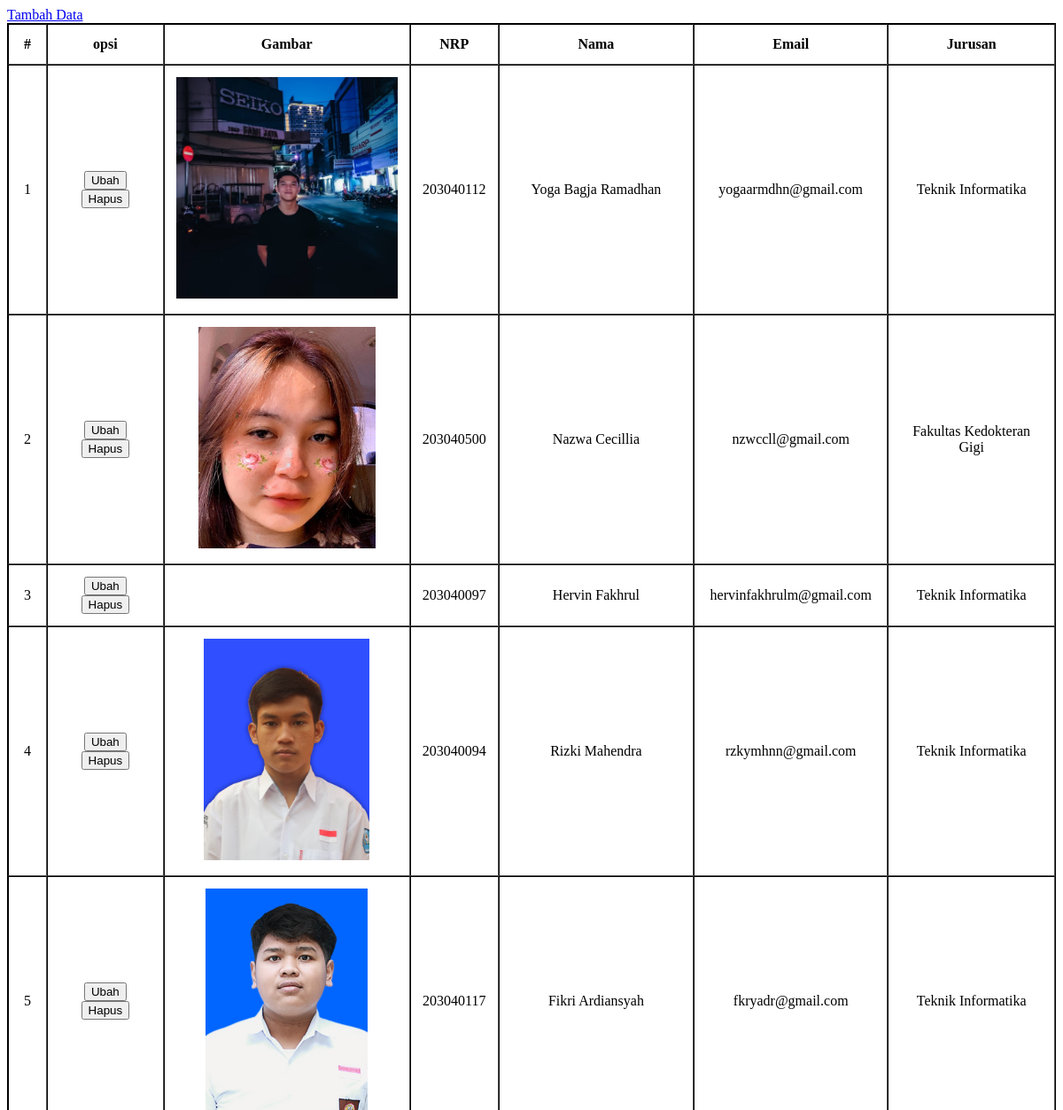
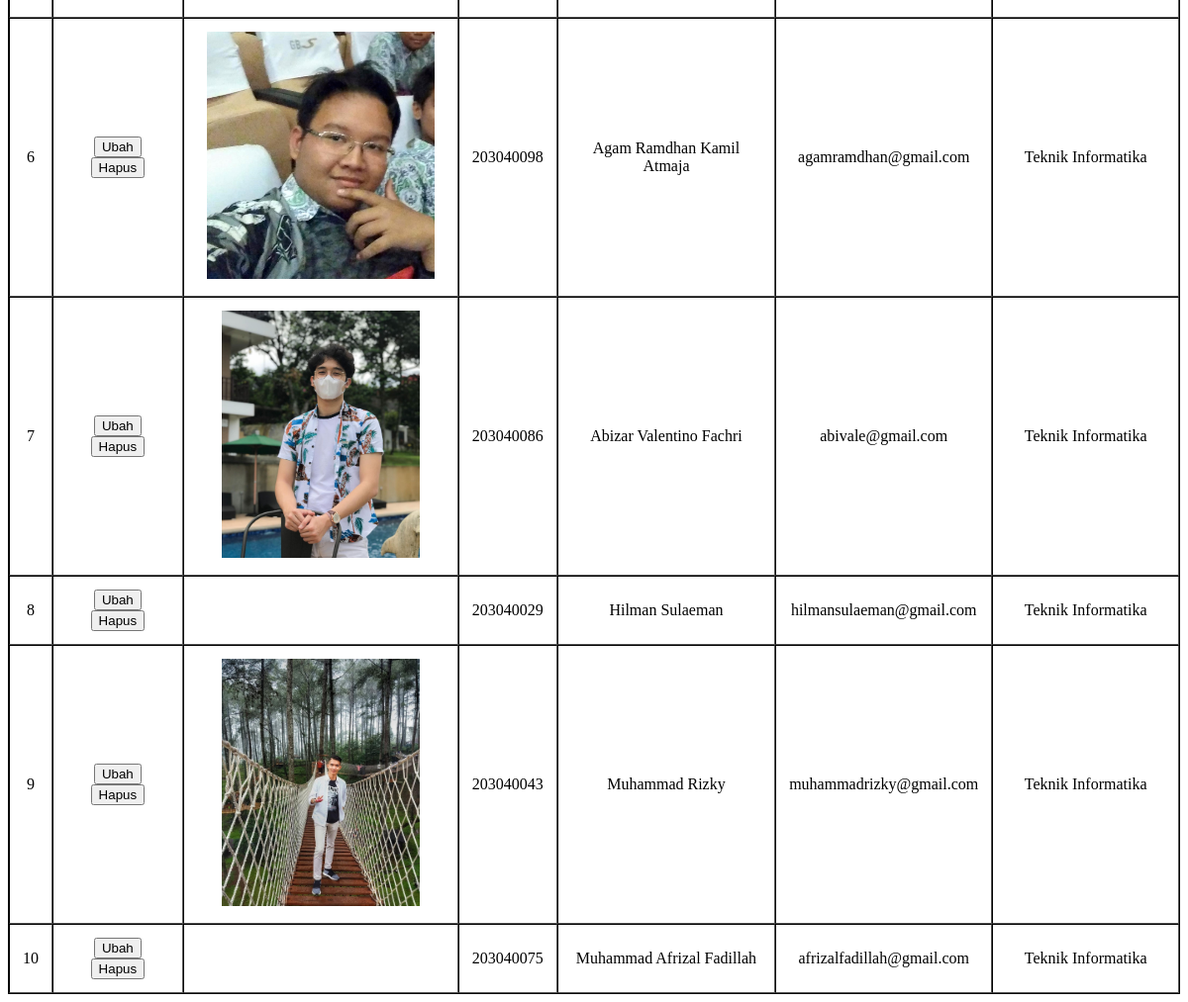
Screenshot of /latihan5c/index.php with the database file from the repository (2 pictures, top to bottom).
### tables this page shows
CREATE TABLE `mahasiswa` (
  `id` int(11) NOT NULL,
  `img` varchar(100) NOT NULL,
  `nrp` varchar(10) NOT NULL,
  `nama` varchar(100) NOT NULL,
  `email` varchar(100) NOT NULL,
  `jurusan` varchar(50) NOT NULL
);

### latihan5c/php/functions.php (called while the page is built, shortened)
<?php
function koneksi()
{
    $conn = mysqli_connect("localhost", "root", "");
    mysqli_select_db($conn, "pw_tubes_203040112");
    return $conn;
}
function query ($sql)
{
    $conn = koneksi();
    $result = mysqli_query($conn, "$sql");
    $rows = [];
    while ($row = mysqli_fetch_assoc($result)) {
        $rows[] = $row;
    }
    return $rows;
}

### latihan5c/php/admin.php (the view)
<?php
require 'functions.php';
$mahasiswa = query("SELECT * FROM mahasiswa");
?>
<div class="add">
    <a href="php/tambah.php">Tambah Data</a>
</div>
<table border="1" cellpadding="13" cellspacing="0">
    <tr>
    <th>#</th>
    <th>opsi</th>
    <th>Gambar</th>
    <th>NRP</th>
    <th>Nama</th>
    <th>Email</th>
    <th>Jurusan</th>
    </tr>
    <?php $i = 1; ?>
	<?php foreach ($mahasiswa as $mhs) : ?>
    <tr>
        <td><?= $i; ?></td>
        <td>
            <a href=""><button>Ubah</button></a>
            <a href="php/hapus.php?id=<?= $mhs['id']; ?>" onclick="return confirm('Hapus Data??')"><button>Hapus</button></a>
        </td>
        <td><img src="../latihan5a/assets/img/<?= $mhs['img']; ?>" alt=""></td>
        <td><?= $mhs['nrp']; ?></td>
        <td><?= $mhs['nama']; ?></td>
        <td><?= $mhs['email']; ?></td>
        <td><?= $mhs['jurusan']; ?></td>
    </tr>
    <?php $i++; ?>
    <?php endforeach; ?>
</table>

### latihan5c/css/style.css (style rules this page uses)
table { border: 1px solid black; }
td, h2 { text-align: center; }
img { height: 250px; }

### rows the page displays
mahasiswa: img (picture), nrp "203040112", nama "Yoga Bagja Ramadhan", email "yogaarmdhn@gmail.com", jurusan "Teknik Informatika"
mahasiswa: img (picture), nrp "203040500", nama "Nazwa Cecillia", email "nzwccll@gmail.com", jurusan "Fakultas Kedokteran Gigi"
mahasiswa: nrp "203040097", nama "Hervin Fakhrul", email "hervinfakhrulm@gmail.com", jurusan "Teknik Informatika"
mahasiswa: img (picture), nrp "203040094", nama "Rizki Mahendra", email "rzkymhnn@gmail.com", jurusan "Teknik Informatika"
mahasiswa: img (picture), nrp "203040117", nama "Fikri Ardiansyah", email "fkryadr@gmail.com", jurusan "Teknik Informatika"
mahasiswa: img (picture), nrp "203040098", nama "Agam Ramdhan Kamil Atmaja", email "agamramdhan@gmail.com", jurusan "Teknik Informatika"
mahasiswa: img (picture), nrp "203040086", nama "Abizar Valentino Fachri", email "abivale@gmail.com", jurusan "Teknik Informatika"
mahasiswa: nrp "203040029", nama "Hilman Sulaeman", email "hilmansulaeman@gmail.com", jurusan "Teknik Informatika"
mahasiswa: img (picture), nrp "203040043", nama "Muhammad Rizky", email "muhammadrizky@gmail.com", jurusan "Teknik Informatika"
mahasiswa: nrp "203040075", nama "Muhammad Afrizal Fadillah", email "afrizalfadillah@gmail.com", jurusan "Teknik Informatika"
